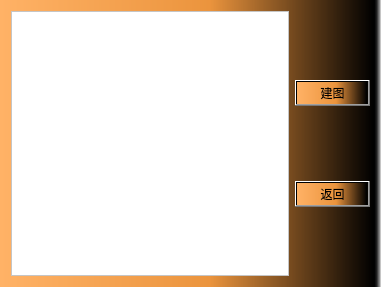
<?xml version="1.0" encoding="UTF-8"?>
<ui version="4.0">
 <class>Graph2</class>
 <widget class="QWidget" name="Graph2">
  <property name="geometry">
   <rect>
    <x>0</x>
    <y>0</y>
    <width>381</width>
    <height>287</height>
   </rect>
  </property>
  <property name="windowTitle">
   <string>重塑后网络模型图</string>
  </property>
  <property name="windowIcon">
   <iconset resource="resource.qrc">
    <normaloff>:/pic/resourse/icon.jpg</normaloff>:/pic/resourse/icon.jpg</iconset>
  </property>
  <property name="styleSheet">
   <string notr="true">background-color: qlineargradient(spread:pad, x1:0, y1:0, x2:1, y2:0, stop:0 rgba(255, 178, 102, 255), stop:0.55 rgba(235, 148, 61, 255), stop:0.98 rgba(0, 0, 0, 255), stop:1 rgba(0, 0, 0, 0));</string>
  </property>
  <layout class="QHBoxLayout" name="horizontalLayout">
   <item>
    <widget class="QGraphicsView" name="graphicsView">
     <property name="styleSheet">
      <string notr="true">background-color: rgb(255, 255, 255);</string>
     </property>
    </widget>
   </item>
   <item>
    <layout class="QVBoxLayout" name="verticalLayout">
     <item>
      <widget class="QPushButton" name="pushButton">
       <property name="styleSheet">
        <string notr="true">background-image: url(:/pic/resourse/bullet.jpg);
font: 75 12pt &quot;黑体&quot;;
</string>
       </property>
       <property name="text">
        <string>建图</string>
       </property>
      </widget>
     </item>
     <item>
      <widget class="QPushButton" name="pushButton_2">
       <property name="styleSheet">
        <string notr="true">background-image: url(:/pic/resourse/bullet.jpg);
font: 75 12pt &quot;黑体&quot;;
</string>
       </property>
       <property name="text">
        <string>返回</string>
       </property>
      </widget>
     </item>
    </layout>
   </item>
  </layout>
 </widget>
 <resources>
  <include location="resource.qrc"/>
 </resources>
 <connections/>
</ui>
